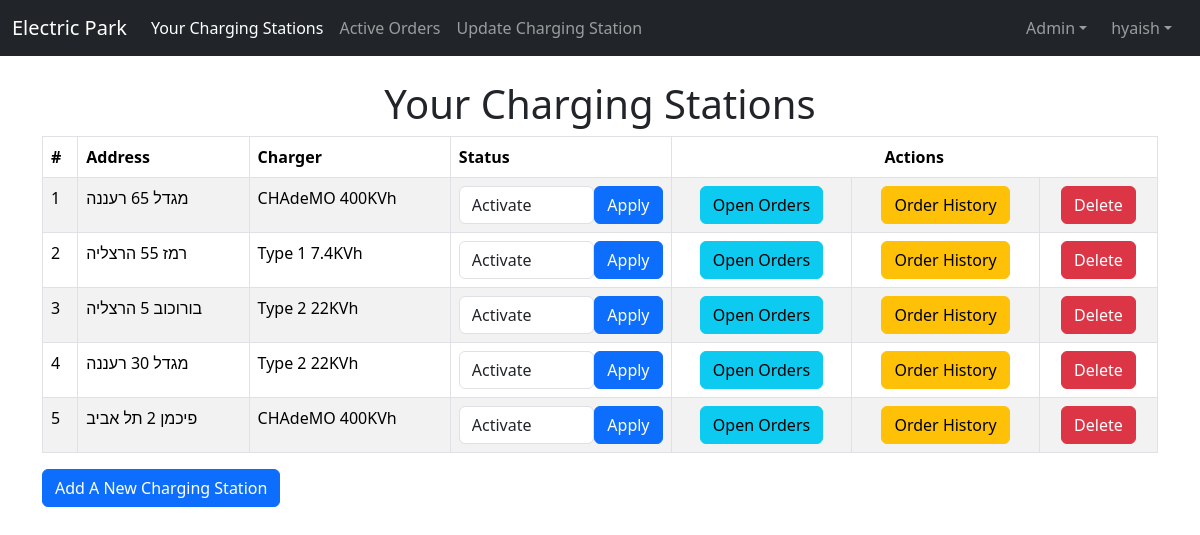
The app's page /charging-stations/ (signed in), older data.
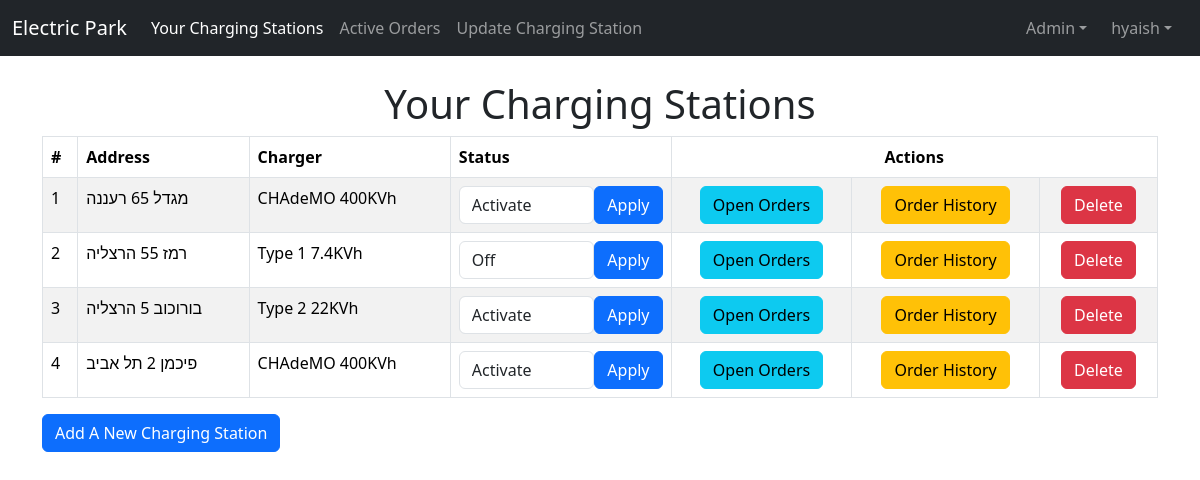
The same page, newer data.
### myapp/models.py (models this page shows, shortened)
class ChargingStation(models.Model):
    user = models.ForeignKey(User, on_delete=models.CASCADE)
    address = models.CharField('address', max_length=200)
    charger = models.ForeignKey(Charger, null=True, on_delete=models.CASCADE)
    description = models.CharField('description', null=True, max_length=200)
    working_hours_start = models.TimeField('working hours start', null=True)
    working_hours_finish = models.TimeField('working hours finish', null=True)
    station_status = models.CharField('station status', max_length=100, choices=[('Used', 'Used'), ('Available', 'Available'), ('Off', 'Off')], default='Available')

class Charger(models.Model):
    plug_type = models.CharField('Plug Type' ,max_length=200)
    speed = models.CharField('Charging Speed', max_length=200)
    def __str__(self):
        return self.plug_type + " " + self.speed + "KVh"

### myapp/views.py (the view, shortened to what this page needs)
# urls.py: path('charging-stations/', views.charging_stations, name='charging_stations'),
@login_required
def charging_stations(request):
    user = request.user
    charging_stations = ChargingStation.objects.filter(user=user)
    form = ChargingStationViewForm()
    print("******")
    print(user)
    print("******")
    context = {
        'charging_stations': charging_stations,
        'form': form,
    }
    return render(request, 'charging_stations.html', context)

### myapp/forms.py
class ChargingStationViewForm(forms.ModelForm):
    class Meta:
        model = ChargingStation
        fields = ['working_hours_start', 'working_hours_finish']

### templates/charging_stations.html (shortened to what this page needs)
{% extends 'base.html' %}
{% block content %}
<div class="text-center">
    <h1>Your Charging Stations</h1>
</div>
<table class="table table-bordered table-striped">
    <thead class="thead-dark">
        <tr>
            <th>#</th>
            <th>Address</th>
            <th>Charger</th>
            <th>Status</th>
            <th colspan="3" class="text-center">Actions</th>
        </tr>
    </thead>
    <tbody>
        {% for charging_station in charging_stations %}
        <tr>
            <td>{{ forloop.counter }}</td>
            <td>{{ charging_station.address }}</td>
            <td>{{ charging_station.charger }}</td>
            <td>
                <form method="post" class="form-inline d-flex align-items-center">
                    <select name="station_status" class="form-control">
                        <option value="activate" {% if charging_station.station_status == 'Available' %} selected {% endif %} style="color: green;">Activate</option>
                        <option value="off" {% if charging_station.station_status == 'off' %} selected {% endif %} style="color: red;">Off</option>
                    </select>
                    <button type="submit" class="btn btn-primary ml-2">Apply</button>
                </form>
            </td>
            <td class="text-center">
                <a href="{% url 'open_orders_by_id' charging_station.id %}" class="btn btn-info">Open Orders</a>
            </td>
            <td class="text-center">
                <a href="{% url 'order_history_by_id' charging_station.id %}" class="btn btn-warning">Order History</a>
            </td>
            <td class="text-center">
                <form method="post" onsubmit="return confirm('Are you sure you want to delete this charging station?');">
                    <button type="submit" class="btn btn-danger">Delete</button>
                </form>
            </td>
        </tr>
        {% endfor %}
    </tbody>
</table>
<a class="btn btn-primary" href="{% url 'Create A Charging Station' %}">Add A New Charging Station</a>
{% endblock %}

### templates/base.html (shortened to what this page needs)
{% load static %}
<!doctype html>
<html lang="en">
  <head>
    <link href="https://cdn.jsdelivr.net/npm/bootstrap@5.3.1/dist/css/bootstrap.min.css" rel="stylesheet">
    <link rel="stylesheet" href="{% static 'bootstrap/css/bootstrap.min.css' %}">
    <link rel="stylesheet" href="{% static 'bootstrap_datepicker_plus/css/datepicker-widget.css' %}">
  </head>
  <body>
    {% include 'navbar.html' %}
  <br/>
    <div class="container">
        {% block content %}
        {% endblock %}
    </div>
  </body>
</html>

### templates/navbar.html (shortened to what this page needs)
<nav class="navbar navbar-expand-lg navbar-dark bg-dark">
  <div class="container-fluid">
      <a class="navbar-brand" href="{% url 'home' %}">Electric Park</a>
      <div class="collapse navbar-collapse" id="navbarSupportedContent">
          <ul class="navbar-nav me-auto mb-2 mb-lg-0">
              {% if user.is_authenticated %}
              <li class="nav-item">
                  <a class="nav-link active" href="{% url 'your charging stations' %}">Your Charging Stations</a>
              </li>
              <li class="nav-item">
                  <a class="nav-link" aria-current="page" href="{% url 'active orders' %}">Active Orders</a>
              </li>
              <li class="nav-item">
                  <a class="nav-link" href="{% url 'update_charging_station' %}">Update Charging Station</a>
              </li>
              {% endif %}
          </ul>
          <ul class="navbar-nav ms-auto mb-2 mb-lg-0">
            {% if user.is_authenticated and user.is_staff %}
            <li class="nav-item dropdown">
                <a class="nav-link dropdown-toggle me-2" href="#" role="button" data-bs-toggle="dropdown" aria-expanded="false">Admin</a>
            </li>
            <li class="nav-item dropdown">
                <a class="nav-link dropdown-toggle me-2" href="#" role="button" data-bs-toggle="dropdown" aria-expanded="false">{{ user.username }}</a>
            </li>
              {% endif %}
          </ul>
      </div>
  </div>
</nav>

Row changes from the older to the newer data that the page shows:
removed ChargingStation: address "מגדל 30 רעננה", charger "Type 2 22KVh", station_status "Activate"
changed ChargingStation "רמז 55 הרצליה": station_status "Activate" → "Off"
